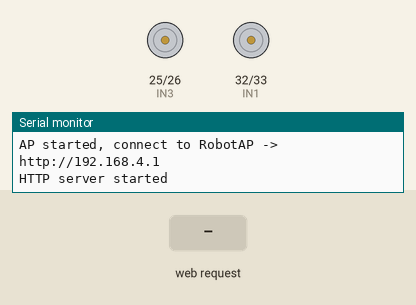
This program was run on a simulated ESP32. Parts: motor-driver pin pairs drawn as motors (green arrow = first pin HIGH = forward, orange = second pin HIGH = backward, longer = more drive), the last lines printed to the serial monitor. The inputs (shaded band) are chosen by the test bench.

Above: at 1.2 s.
1.3 s: HTTP request GET /cmd?c=F received
At 1.8 s:
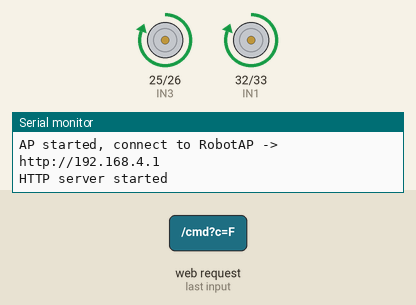
3.5 s: HTTP request GET /cmd?c=L received
At 3.8 s:
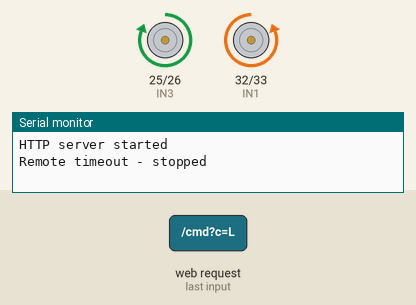
5.7 s: HTTP request GET /cmd?c=R received
At 6.2 s:
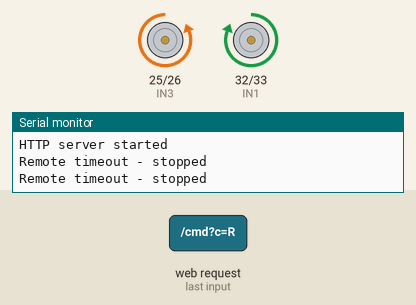
Timing chart, 0 to 8.7 s (numbered marks = the images above; inputs shaded):
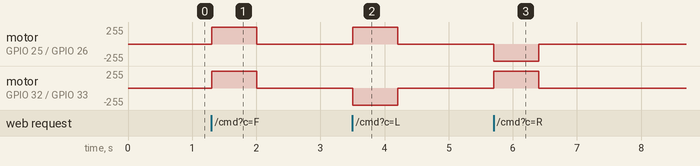

The program:

main.cpp
```cpp
#include <Arduino.h>
#include <WiFi.h>
#include <WebServer.h>

#define LEFT_SENSOR_PIN 18
#define RIGHT_SENSOR_PIN 19

#define IN1 32
#define IN2 33
#define IN3 25
#define IN4 26

// Wi-Fi AP credentials
const char* AP_SSID = "RobotAP";
const char* AP_PASS = "12345678";

WebServer server(80);

// Remote control state
bool remoteMode = false;
unsigned long lastCmdMillis = 0;
const unsigned long REMOTE_TIMEOUT = 700; // ms

// Motor control functions (your existing implementations)
void moveForward() {
  digitalWrite(IN1, HIGH);
  digitalWrite(IN2, LOW);
  digitalWrite(IN3, HIGH);
  digitalWrite(IN4, LOW);
}

void turnLeft() {
  digitalWrite(IN1, LOW);
  digitalWrite(IN2, HIGH);
  digitalWrite(IN3, HIGH);
  digitalWrite(IN4, LOW);
}

void turnRight() {
  digitalWrite(IN1, HIGH);
  digitalWrite(IN2, LOW);
  digitalWrite(IN3, LOW);
  digitalWrite(IN4, HIGH);
}

void stopMoving() {
  digitalWrite(IN1, LOW);
  digitalWrite(IN2, LOW);
  digitalWrite(IN3, LOW);
  digitalWrite(IN4, LOW);
}

// Helper to mark a remote command and perform it
void doRemoteCommand(const String &cmd) {
  lastCmdMillis = millis();
  if (cmd == "F") {
    moveForward();
    remoteMode = true;
  } else if (cmd == "L") {
    turnLeft();
    remoteMode = true;
  } else if (cmd == "R") {
    turnRight();
    remoteMode = true;
  } else if (cmd == "S") {
    stopMoving();
    remoteMode = false;
  }
}

// HTTP handlers
void handleRoot() {
  const char* page = R"rawliteral(
<!doctype html><meta name="viewport" content="width=device-width,initial-scale=1">
<style>
  body{font-family:Arial,Helvetica,sans-serif;margin:0;background:#111;color:#fff}
  .wrap{display:flex;flex-direction:column;align-items:center;padding:12px}
  h3{margin:8px 0 14px}
  .controller{position:relative;width:320px;height:320px;max-width:92vw;max-height:92vw}
  .pad{position:absolute;left:50%;top:50%;transform:translate(-50%,-50%);width:220px;height:220px;border-radius:50%;
       background:radial-gradient(circle at 30% 30%, #222, #000);display:flex;align-items:center;justify-content:center;
       box-shadow:0 6px 20px rgba(0,0,0,0.6);border:4px solid #2a2a2a}
  .pad svg{width:70%;height:70%;fill:none;stroke:#fff;stroke-width:8;opacity:0.9}
  .btn{position:absolute;width:88px;height:88px;border-radius:12px;background:#1b1b1b;border:2px solid #2f2f2f;color:#fff;font-size:20px;
       display:flex;align-items:center;justify-content:center;box-shadow:0 4px 12px rgba(0,0,0,0.6);
       -webkit-user-select:none;-webkit-touch-callout:none;user-select:none;touch-action:none}
  .btn:active{transform:translateY(2px);box-shadow:0 2px 6px rgba(0,0,0,0.6)}
  .up{left:calc(50% - 44px);top:10px}
  .down{left:calc(50% - 44px);bottom:10px}
  .left{left:10px;top:calc(50% - 44px)}
  .right{right:10px;top:calc(50% - 44px)}
  .center{position:absolute;left:50%;top:50%;transform:translate(-50%,-50%);width:88px;height:88px;border-radius:50%;
          background:#2b2b2b;border:2px solid #3a3a3a;display:flex;align-items:center;justify-content:center;font-weight:700}
  small.hint{display:block;margin-top:10px;color:#bbb;font-size:13px}
</style>

<div class="wrap">
  <h3>Aarav RC Controller</h3>
  <div class="controller">
    <div class="pad" id="pad">
      <svg viewBox="0 0 100 100" xmlns="http://www.w3.org/2000/svg" aria-hidden="true">
        <line x1="20" y1="20" x2="80" y2="80" stroke-linecap="round"/>
        <line x1="80" y1="20" x2="20" y2="80" stroke-linecap="round"/>
      </svg>
    </div>

    <div class="btn up" id="btn-up">▲</div>
    <div class="btn down" id="btn-down">▼</div>
    <div class="btn left" id="btn-left">◀</div>
    <div class="btn right" id="btn-right">▶</div>

    <div class="center" id="btn-stop">X</div>
  </div>
  <small class="hint">Hold an arrow to move; release to stop. Connect to RobotAP → http://192.168.4.1</small>
</div>

<script>
  document.addEventListener('contextmenu', e => e.preventDefault()); // block long-press menu

  function sendCmd(c){
    fetch('/cmd?c='+c).catch(()=>{});
  }

  // on hold: send immediately and keep sending at interval until released
  function addHold(el, cmd){
    let repeater = null;
    function start(e){
      e.preventDefault();
      sendCmd(cmd);
      if (repeater) clearInterval(repeater);
      repeater = setInterval(()=>sendCmd(cmd), 200); // adjust interval as needed
    }
    function stop(e){
      if (e) e.preventDefault();
      if (repeater) { clearInterval(repeater); repeater = null; }
      sendCmd('S');
    }
    el.addEventListener('pointerdown', start, {passive:false});
    el.addEventListener('pointerup', stop, {passive:false});
    el.addEventListener('pointerleave', stop, {passive:false});
    el.addEventListener('pointercancel', stop, {passive:false});
    el.addEventListener('touchcancel', stop, {passive:false});
  }

  addHold(document.getElementById('btn-up'), 'F');    // Forward
  addHold(document.getElementById('btn-left'), 'L');  // Left
  addHold(document.getElementById('btn-right'), 'R'); // Right
  addHold(document.getElementById('btn-down'), 'S');  // currently Stop (map to reverse if you add it)

  document.getElementById('btn-stop').addEventListener('click', () => sendCmd('S'));

  // keyboard support
  window.addEventListener('keydown', e => { if(e.repeat) return;
    if(e.key === 'ArrowUp') sendCmd('F');
    if(e.key === 'ArrowLeft') sendCmd('L');
    if(e.key === 'ArrowRight') sendCmd('R');
    if(e.key === 'ArrowDown') sendCmd('S');
  });
  window.addEventListener('keyup', e => { if(['ArrowUp','ArrowLeft','ArrowRight','ArrowDown'].includes(e.key)) sendCmd('S'); });
</script>
)rawliteral";
  server.send(200, "text/html", page);
}

void handleCmd() {
  if (!server.hasArg("c")) { server.send(400, "text/plain", "missing"); return; }
  String c = server.arg("c");
  doRemoteCommand(c);
  server.send(200, "text/plain", "OK");
}

void setup() {
  Serial.begin(115200);

  pinMode(LEFT_SENSOR_PIN, INPUT);
  pinMode(RIGHT_SENSOR_PIN, INPUT);
  pinMode(IN1, OUTPUT);
  pinMode(IN2, OUTPUT);
  pinMode(IN3, OUTPUT);
  pinMode(IN4, OUTPUT);

  stopMoving();

  // Start Wi-Fi AP
  WiFi.softAP(AP_SSID, AP_PASS);
  IPAddress ip = WiFi.softAPIP();
  Serial.print("AP started, connect to ");
  Serial.print(AP_SSID);
  Serial.print(" -> http://");
  Serial.println(ip);

  // Routes
  server.on("/", handleRoot);
  server.on("/cmd", handleCmd);
  server.begin();
  Serial.println("HTTP server started");
}

void loop() {
  server.handleClient();

  // If remote command timed out, ensure motors are stopped
  if (remoteMode && (millis() - lastCmdMillis > REMOTE_TIMEOUT)) {
    remoteMode = false;
    stopMoving();
    Serial.println("Remote timeout - stopped");
  }

  // Only act when remoteMode is true (i.e., a movement command was received).
  // Otherwise remain idle (motors stopped).
  // Remote button releases should send 'S' (Stop) which sets remoteMode=false.
  // No autonomous line-following code runs while in this mode.
  delay(10);
}
```

Measured:
- after the input at 1.3 s, motor on GPIO 25 (IN3) / GPIO 26 (IN4), motor on GPIO 32 (IN1) / GPIO 33 (IN2): stopped → forward 255/255 at once, → stopped 0.70 s later
- after the input at 3.5 s, motor on GPIO 25 (IN3) / GPIO 26 (IN4): stopped → forward 255/255 at once, → stopped 0.70 s later; motor on GPIO 32 (IN1) / GPIO 33 (IN2): stopped → backward 255/255 at once, → stopped 0.70 s later
- after the input at 5.7 s, motor on GPIO 25 (IN3) / GPIO 26 (IN4): stopped → backward 255/255 at once, → stopped 0.70 s later; motor on GPIO 32 (IN1) / GPIO 33 (IN2): stopped → forward 255/255 at once, → stopped 0.70 s later
